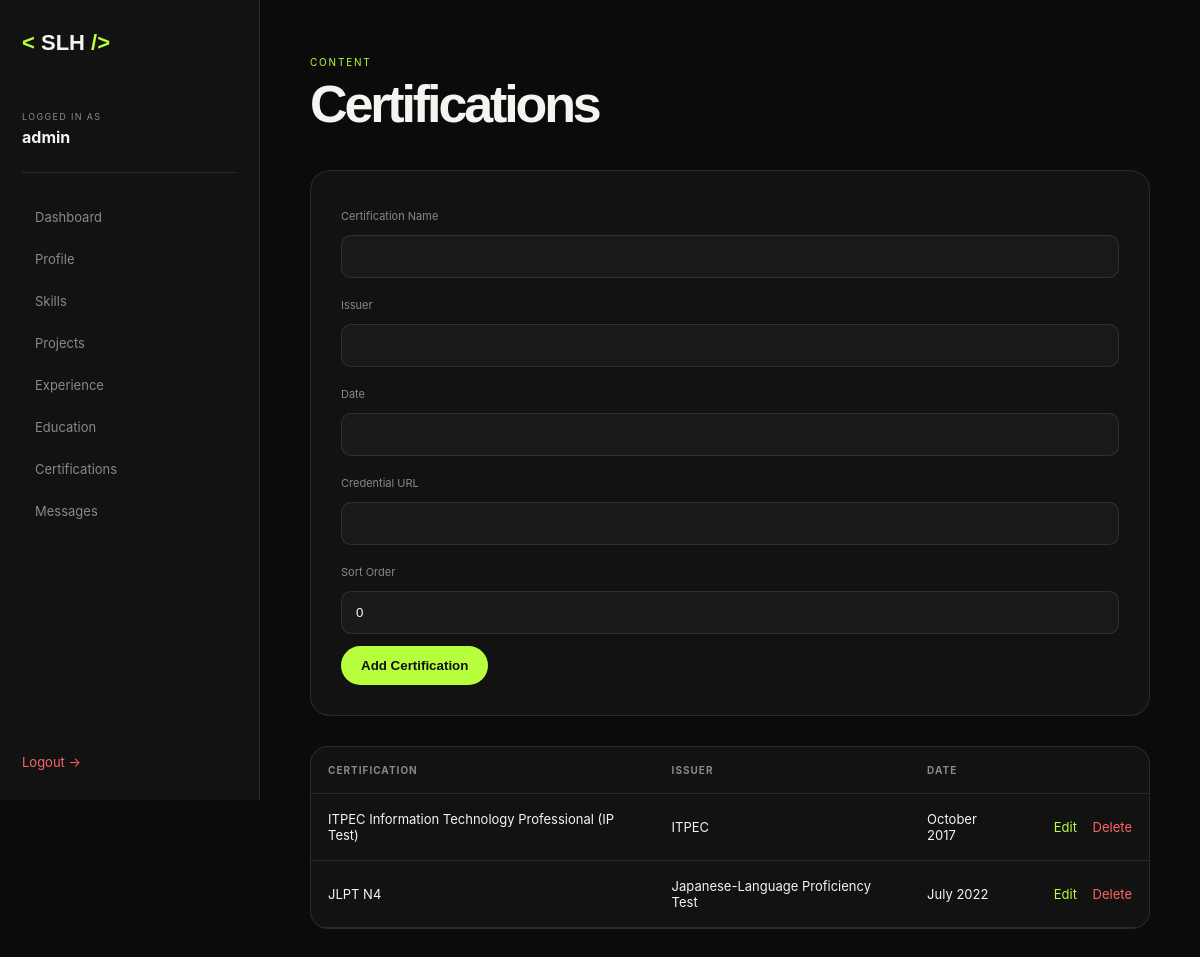
Page /admin/certifications.php (signed in) on the committed database.
### tables this page shows
CREATE TABLE certifications (
    id INT UNSIGNED AUTO_INCREMENT PRIMARY KEY,
    name VARCHAR(200) NOT NULL,
    issuer VARCHAR(200) DEFAULT '',
    certification_date VARCHAR(100) DEFAULT '',
    credential_url VARCHAR(255) DEFAULT '',
    sort_order INT DEFAULT 0,
    created_at TIMESTAMP DEFAULT CURRENT_TIMESTAMP
);

### includes/functions.php (called while the page is built, shortened)
<?php
require_once __DIR__ . '/../config/database.php';
function e(?string $value): string
{
    return htmlspecialchars(
        $value ?? '',
        ENT_QUOTES | ENT_SUBSTITUTE,
        'UTF-8'
    );
}
function db_all(
    string $sql,
    array $params = []
): array {
    $stmt = db()->prepare($sql);
    $stmt->execute($params);
    return $stmt->fetchAll();
}

### config/database.php (called while the page is built, shortened)
<?php
function db(): PDO
{
    try {
        $dsn = sprintf(
            'mysql:host=%s;dbname=%s;charset=utf8mb4',
            DB_HOST,
            DB_NAME
        );
        $pdo = new PDO(
            $dsn,
            DB_USER,
            DB_PASS,
            [
                PDO::ATTR_ERRMODE            => PDO::ERRMODE_EXCEPTION,
                PDO::ATTR_DEFAULT_FETCH_MODE => PDO::FETCH_ASSOC,
                PDO::ATTR_EMULATE_PREPARES   => false,
                PDO::ATTR_STRINGIFY_FETCHES  => false,
                PDO::ATTR_PERSISTENT         => false,
            ]
        );
        return $pdo;
    } catch (PDOException $e) {
        error_log(
            'Database connection failed: ' . $e->getMessage()
        );
        if (defined('IS_PRODUCTION') && IS_PRODUCTION) {
            http_response_code(503);
            exit(
                '<!DOCTYPE html>
                <html lang="en">
                <head>
                    <meta charset="UTF-8">
                    <meta name="viewport" content="width=device-width, initial-scale=1.0">
                    <title>Service Unavailable</title>
                    <style>
                        body {
                            margin: 0;
                            min-height: 100vh;
                            display: flex;
                            align-items: center;
                            justify-content: center;
                            font-family: Arial, sans-serif;
                            background: #f7f7f7;
                            color: #222;
                        }
                        .error-box {
                            width: min(90%, 520px);
                            padding: 40px 30px;
                            background: #fff;
                            border: 1px solid #e5e5e5;
                            border-radius: 16px;
                            text-align: center;
                            box-shadow: 0 15px 40px rgba(0,0,0,.08);
                        }
                        h1 {
                            margin: 0 0 12px;
                            font-size: 28px;
                        }
                        p {
                            margin: 0;
                            color: #666;
                            line-height: 1.7;
                        }
                    </style>
                </head>
                <body>
                    <div class="error-box">
                        <h1>Service Temporarily Unavailable</h1>
                        <p>
                            We are currently experiencing a temporary issue.
                            Please try again later.
                        </p>
                    </div>
                </body>
                </html>'
            );
        }
        http_response_code(500);
        exit(
            '<div style="
                font-family:Arial,sans-serif;
                max-width:700px;
                margin:80px auto;
                padding:30px;
                border:1px solid #ddd;
                border-radius:15px;
                background:#fff;
                color:#222;
            ">
                <h2>Database Connection Error</h2>
                <p>
                    Please check
                    <strong>config/config.php</strong>.
                </p>
                <p>
                    Make sure MySQL is running and
                    <strong>database/schema.sql</strong>
                    has been imported.
                </p>
            </div>'
        );
    }
}

### admin/certifications.php (the view, shortened to what this page needs)
<?php
require_once __DIR__ . '/../includes/functions.php';
$edit = isset($_GET['edit'])
    ? db_one(
        "SELECT * FROM certifications WHERE id=?",
        [(int) $_GET['edit']]
    )
    : null;
$items = db_all(
    "SELECT * FROM certifications ORDER BY sort_order, id"
);
require_once __DIR__ . '/layout.php';
?>
<div class="admin-content">
    <div class="admin-page-head">
        <div>
            <span>CONTENT</span>
            <h1>Certifications</h1>
        </div>
    </div>
    <form method="POST" class="admin-form">
        <label>Certification Name</label>
        <input
            type="text"
            name="name"
            required
            value="<?= e($edit['name'] ?? '') ?>"
        >
        <label>Issuer</label>
        <input
            type="text"
            name="issuer"
            value="<?= e($edit['issuer'] ?? '') ?>"
        >
        <label>Date</label>
        <input
            type="text"
            name="certification_date"
            value="<?= e($edit['certification_date'] ?? '') ?>"
        >
        <label>Credential URL</label>
        <input
            type="url"
            name="credential_url"
            value="<?= e($edit['credential_url'] ?? '') ?>"
        >
        <label>Sort Order</label>
        <input
            type="number"
            name="sort_order"
            value="<?= e((string)($edit['sort_order'] ?? 0)) ?>"
        >
        <button class="admin-btn">
            <?= $edit ? 'Update Certification' : 'Add Certification' ?>
        </button>
    </form>
    <div class="admin-table-wrap">
        <table class="admin-table">
            <thead>
                <tr>
                    <th>Certification</th>
                    <th>Issuer</th>
                    <th>Date</th>
                    <th></th>
                </tr>
            </thead>
            <tbody>
            <?php foreach ($items as $item): ?>
                <tr>
                    <td><?= e($item['name']) ?></td>
                    <td><?= e($item['issuer']) ?></td>
                    <td><?= e($item['certification_date']) ?></td>
                    <td class="actions">
                        <a href="?edit=<?= $item['id'] ?>">
                            Edit
                        </a>
                        <a
                            href="?delete=<?= $item['id'] ?>"
                            onclick="return confirm('Delete this certification?')"
                            class="danger"
                        >
                            Delete
                        </a>
                    </td>
                </tr>
            <?php endforeach; ?>
            </tbody>
        </table>
    </div>
</div>
</main>
</div>
</body>
</html>

### assets/css/admin.css (style rules this page uses)
:root { --admin-bg: #0b0b0b; --admin-surface: #121212; --admin-surface-2: #191919; --admin-border: rgba(255,255,255,.1); --admin-text: #f4f4f1; --admin-muted: #898989; --admin-accent: #b7ff3c; --admin-danger: #ff6464; }
* { box-sizing: border-box; }
body { margin: 0; background: var(--admin-bg); color: var(--admin-text); font-family: Inter, Arial, sans-serif; }
a { color: inherit; text-decoration: none; }
.admin-content { max-width: 1200px; padding: 50px; }
.admin-page-head { display: flex; justify-content: space-between; align-items: flex-end; gap: 20px; margin-bottom: 40px; }
.admin-page-head span { color: var(--admin-accent); font-size: 10px; letter-spacing: .18em; }
.admin-page-head h1 { margin: 8px 0 0; font-family: "Space Grotesk", sans-serif; font-size: 52px; line-height: 1; letter-spacing: -.06em; }
.admin-form { display: grid; gap: 12px; padding: 30px; background: var(--admin-surface); border: 1px solid var(--admin-border); border-radius: 20px; margin-bottom: 30px; }
.admin-form label { color: var(--admin-muted); font-size: 11px; margin-top: 8px; }
.admin-form input, .admin-form textarea, .login-card input { width: 100%; padding: 13px 14px; color: var(--admin-text); background: var(--admin-surface-2); border: 1px solid var(--admin-border); border-radius: 10px; outline: none; }
.admin-btn { width: fit-content; padding: 12px 20px; border: 0; border-radius: 999px; background: var(--admin-accent); color: #111; font-weight: 800; cursor: pointer; }
.admin-table-wrap { overflow-x: auto; background: var(--admin-surface); border: 1px solid var(--admin-border); border-radius: 18px; }
.admin-table { width: 100%; border-collapse: collapse; }
.admin-table th, .admin-table td { padding: 17px; border-bottom: 1px solid var(--admin-border); text-align: left; font-size: 13px; }
.admin-table th { color: var(--admin-muted); font-size: 10px; text-transform: uppercase; letter-spacing: .1em; }
.actions { text-align: right !important; white-space: nowrap; }
.actions a { margin-left: 12px; color: var(--admin-accent); }
.actions .danger, .danger { color: var(--admin-danger) !important; }

### rows in the picture
certifications: name "ITPEC Information Technology Professional (IP Test)", issuer "ITPEC", certification_date "October 2017"
certifications: name "JLPT N4", issuer "Japanese-Language Proficiency Test", certification_date "July 2022"

### other values in the picture
$_SESSION['admin_username'] "admin"
